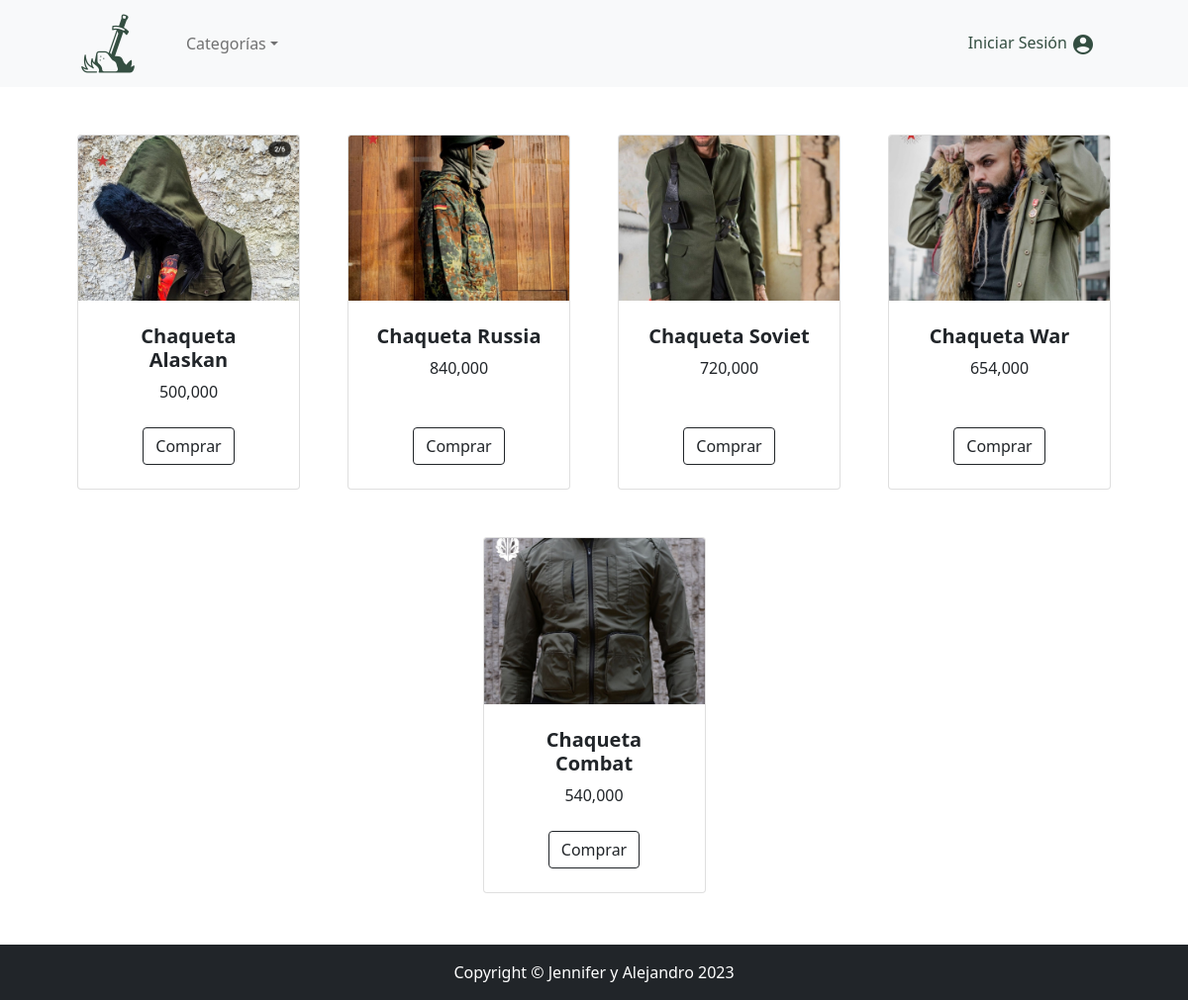
Page /view/productos.php?categoria=1 on the committed database.
### tables this page shows
CREATE TABLE `productos` (
  `id_producto` int(11) NOT NULL,
  `nombre_producto` varchar(255) NOT NULL,
  `descripcion_producto` varchar(255) NOT NULL,
  `clave_producto` varchar(255) NOT NULL,
  `id_categoria` int(11) NOT NULL,
  `imagen1_producto` varchar(255) NOT NULL,
  `imagen2_producto` varchar(255) NOT NULL,
  `precio_producto` float NOT NULL,
  `mostrar_main` int(255) NOT NULL
);

### model/producto.php (called while the page is built, shortened)
<?php
require_once 'db.php';
class producto {
    private $categoria;
    private $db;
    public function __construct(){
        $this->db=Database::connect();
    }
    public function getCategoria(){
        return $this->categoria;
    }
    public function setCategoria($categoria){
        $this->categoria = $categoria;
    }
    public function search_cat(){
        $sql = "SELECT * FROM productos WHERE id_categoria='{$this->getCategoria()}'";
        $search=$this->db->query($sql);
        return $search;
    }
}

### model/db.php (called while the page is built)
<?php
class Database{
    public static function connect(){
        $conexion = new mysqli("localhost","root","","medieval");
        $conexion->query("SET NAMES 'utf8'");
        return $conexion;
    }
}
?>

### controller/productoController.php (called while the page is built, shortened)
<?php
require_once '../model/producto.php';
$producto = new producto();
if(isset($_POST['search_categoria'])){
    $producto->setCategoria($_POST["categoria_producto"]);
        $search_cat = $producto->search_cat();
}
?>

### view/productos.php (the view, shortened to what this page needs)
<?php
include "layout/header.php";
?>
<div class="container px-4 px-lg-5 mt-5">
    <div class="row gx-4 gx-lg-5 row-cols-2 row-cols-md-3 row-cols-xl-4 justify-content-center">
    <?php
        if(!isset($_GET['categoria'])){
            $_POST["actualizar"]=TRUE;
            include '../controller/productoController.php';
            $DB_main = $_SESSION['DataBasePro'];
        }else{
            include('../controller/productoController.php');
            $DB_main = $_SESSION['DataBaseCatMain'];
        }
        foreach ($DB_main as $row) {
            $imageSmall = $row['imagen1_producto'];
            $nombre_producto = $row['nombre_producto'];
            $precio_producto = $row['precio_producto'];
            $decimal_format = number_format($precio_producto);
            $id_producto = $row['id_producto'];
            echo "<div class='col mb-5'>";
                echo "<div class='card h-100'>";
                    echo "<img class='card-img-top' src='../assets/img/DB_images/".$imageSmall."' alt='".$nombre_producto."' />";
                    echo "<div class='card-body p-4'>";
                        echo "<div class='text-center'>";
                            echo "<h5 class='fw-bolder'>".$nombre_producto."</h5>";
                            echo $decimal_format;
                        echo "</div>";
                    echo "</div>";
                    echo "<div class='card-footer p-4 pt-0 border-top-0 bg-transparent'>";
                        echo "<div class='text-center'><a class='btn btn-outline-dark mt-auto' href='product.php?producto=$id_producto'>Comprar</a></div>";
                    echo "</div>";
                echo "</div>";
            echo "</div>";
        }
    ?>
    </div>
</div>
        <div class="clear" style='height: 60px'></div>
<?php include "layout/footer.php"; ?>

### rows in the picture
productos: imagen1_producto (picture), nombre_producto "Chaqueta Alaskan", precio_producto "500,000"
productos: imagen1_producto (picture), nombre_producto "Chaqueta Russia", precio_producto "840,000"
productos: imagen1_producto (picture), nombre_producto "Chaqueta Soviet", precio_producto "720,000"
productos: imagen1_producto (picture), nombre_producto "Chaqueta War", precio_producto "654,000"
productos: imagen1_producto (picture), nombre_producto "Chaqueta Combat", precio_producto "540,000"
